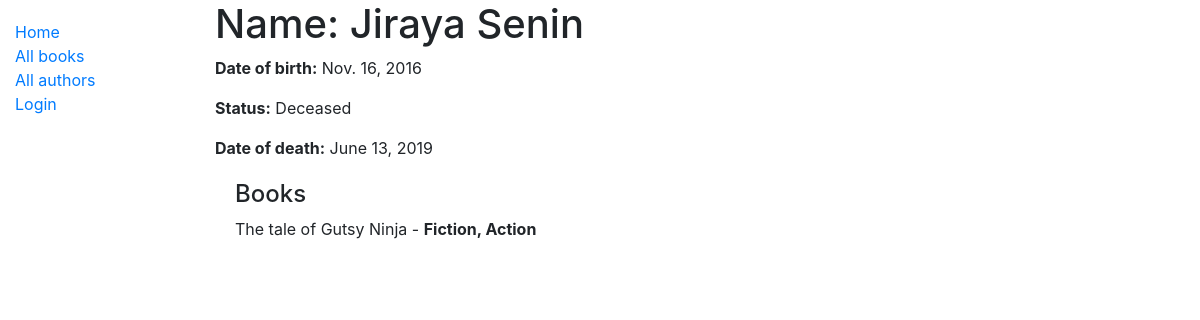
The app's page /catalog/author/1 with its own data.
### catalog/models.py (models this page shows, shortened)
class Author(models.Model):
    first_name = models.CharField(max_length=100)
    last_name = models.CharField(max_length=100)
    date_of_birth = models.DateField(blank=True, null=True)
    date_of_death = models.DateField('Deceased', blank=True, null=True)
    class Meta:
        ordering = ['last_name', 'first_name']

class Book(models.Model):
    title = models.CharField(max_length=200,help_text='Enter the title of your book')
    isbn = models.CharField('ISBN',max_length=13,help_text='13 character <a href="https://www.isbn-international.org/content/what-isbn">ISBN number</a>')
    summary = models.TextField(max_length=1000,help_text='Enter a brief description of the book')
    author = models.ForeignKey("Author", on_delete=models.SET_NULL, null=True)
    genre = models.ManyToManyField(Genre,help_text='Select a genre for this book')
    language = models.ForeignKey('Language', on_delete=models.SET_NULL, null=True)
    def display_genre(self):
        return ', '.join([genre.name for genre in self.genre.all()[:3]])
    display_genre.short_description = 'Genre'

class Genre(models.Model):
    name = models.CharField(max_length=200, help_text='Enter a book genre(e.g. Science Fiction)')

### catalog/views.py (the view)
# urls.py: path('author/<int:pk>', views.AuthorDetailView.as_view(), name='author-detail'),
class AuthorDetailView(generic.DetailView):
    model = Author

### catalog/templates/catalog/author_detail.html
{% extends "base_generic.html" %}
{% block content %}
    <h1>Name: {{ author.first_name }} {{ author.last_name}}</h1>
    <p><strong>Date of birth:</strong> {{ author.date_of_birth }}</p>
    {% if not author.date_of_death %}
        <p><strong>Status:</strong> Alive </p>
    {% else %}
        <p><strong>Status:</strong> Deceased </p>
        <p><strong>Date of death:</strong> {{ author.date_of_death }}</p>
    {% endif %}
    <div style="margin-left:20px;margin-top:20px">
        <h4>Books</h4>
        {% for book in author.book_set.all %}
            <p>{{book.title}} - <strong>{{book.display_genre}}</strong></p>
        {% endfor %}
    </div>
{% endblock %}

### records on screen
Author: first_name "Jiraya", last_name "Senin", date_of_birth "Nov. 16, 2016", date_of_death "June 13, 2019"
Book: title "The tale of Gutsy Ninja", display_genre "Fiction, Action"
